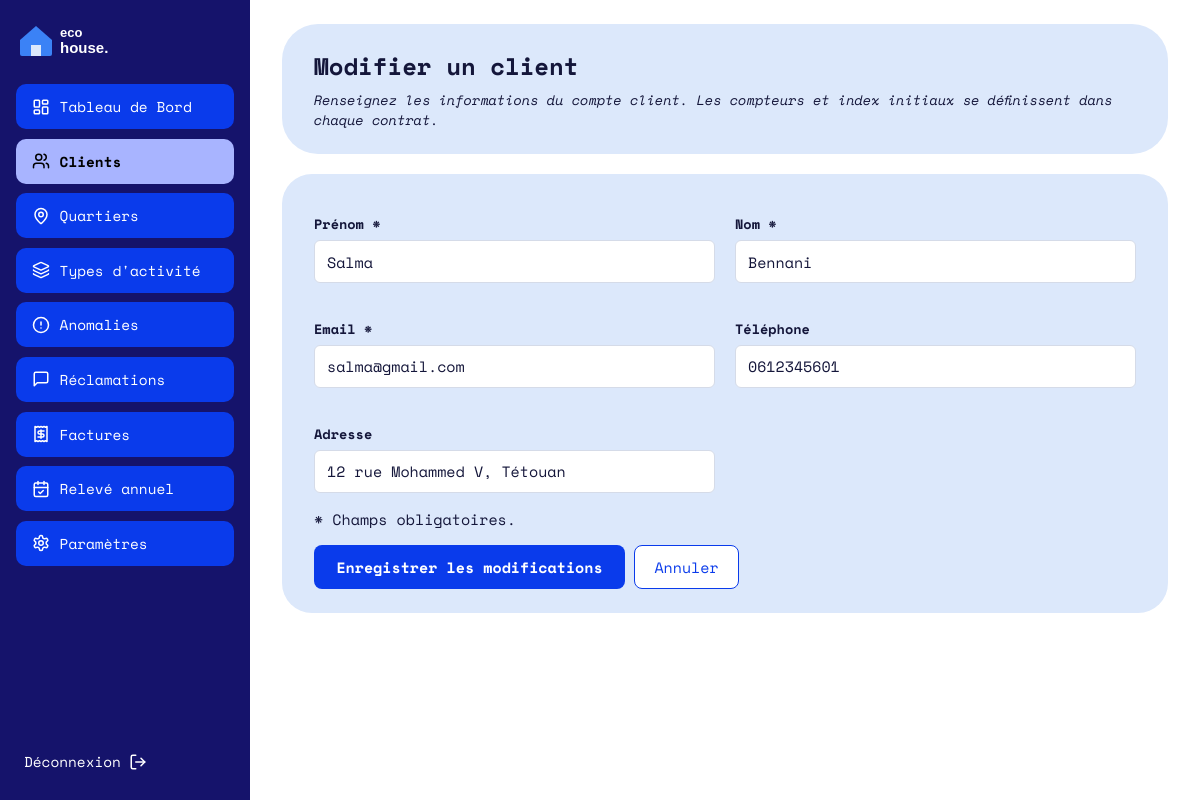
The page /Client/update/1 (signed in) on the database its author committed.
### tables this page shows
CREATE TABLE `client` (
  `id` int(11) NOT NULL,
  `nom` varchar(100) NOT NULL,
  `prenom` varchar(100) NOT NULL,
  `adresse` varchar(255) DEFAULT NULL,
  `telephone` varchar(20) DEFAULT NULL,
  `email` varchar(150) NOT NULL,
  `mot_de_passe` varchar(255) NOT NULL,
  `date_creation` datetime DEFAULT current_timestamp()
);

### Traitement/Client.php (called while the page is built, shortened)
<?php
function clientUpdate(int $id): void
{
    $client = bdClientOne($id);
    $donnees = clientDonneesFormulaire($client);
    $erreurs = [];
    $donnees['id'] = $id;
    afficherVue('client/form.php', [
        'titre'   => 'Modifier un client',
        'client'  => $donnees,
        'clientId' => $id,
        'erreurs' => $erreurs,
        'mode'    => 'update',
    ]);
}
function clientDonneesFormulaire(array $client = []): array
{
    $champs = [
        'nom', 'prenom', 'adresse', 'telephone', 'email',
    ];
    $donnees = array_fill_keys($champs, '');
    foreach ($champs as $champ) {
        if (isset($client[$champ])) {
            $donnees[$champ] = (string) $client[$champ];
        }
    }
    $donnees['mot_de_passe'] = '';
    return $donnees;
}

### index.php (called while the page is built, shortened)
<?php
require_once __DIR__ . '/BD/Connexion.php';
require_once __DIR__ . '/Traitement/Auth.php';
$url      = trim((string) ($_GET['url'] ?? ''), '/');
$segments = $url === '' ? ['Auth', 'login'] : explode('/', $url);
$entite = ucfirst(strtolower($segments[0]));
$action = strtolower($segments[1] ?? '');
$param  = $segments[2] ?? null;
$fonction = (PREFIXES[$entite] ?? strtolower($entite)) . ucfirst($action);
$rf   = new ReflectionFunction($fonction);
$args = [];
if ($rf->getNumberOfParameters() >= 1) {
    $type = $rf->getParameters()[0]->getType();
    if ($type instanceof ReflectionNamedType && $type->getName() === 'int') {
        $args[] = (int) $param;
    } elseif ($param !== null) {
        $args[] = preg_match('/^[a-z0-9_-]+$/i', $param) ? $param : '';
    }
} elseif ($param !== null) {
    afficher404();
}
$fonction(...$args);

### BD/Connexion.php (called while the page is built, shortened)
<?php
function getConnexion(): PDO
{
    static $pdo = null;
    $hote = 'localhost';
    $base = 'gestion_factures';
    $user = 'root';
    $mdp  = '';
    try {
        $pdo = new PDO("mysql:host=$hote;dbname=$base;charset=utf8mb4", $user, $mdp, [
            PDO::ATTR_ERRMODE            => PDO::ERRMODE_EXCEPTION,
            PDO::ATTR_DEFAULT_FETCH_MODE => PDO::FETCH_ASSOC,
            PDO::ATTR_EMULATE_PREPARES   => false,
        ]);
    } catch (PDOException $e) {
        http_response_code(500);
        exit('Connexion à la base impossible : MySQL est-il démarré et la base gestion_factures importée ?');
    }
    return $pdo;
}

### BD/Clients.php (called while the page is built, shortened)
<?php
function bdClientOne(int $id): array
{
    $sql = 'SELECT id, nom, prenom, adresse, telephone, email, date_creation
            FROM client
            WHERE id = ?';
    $st = getConnexion()->prepare($sql);
    $st->execute([$id]);
    return $st->fetch() ?: [];
}

### IHM/client/form.php (the view, shortened to what this page needs)
<?php
$e = fn($valeur) => htmlspecialchars((string) $valeur, ENT_QUOTES, 'UTF-8');
$modification = $mode === 'update';
$action = $modification
    ? BASE_URL . 'Client/update/' . (int) $clientId
    : BASE_URL . 'Client/add';
?>
<header class="carte carte-titre">
  <div>
    <h1><?= $modification ? 'Modifier un client' : 'Ajouter un client' ?></h1>
    <p class="sous-titre">
      Renseignez les informations du compte client.
      Les compteurs et index initiaux se définissent dans chaque contrat.
    </p>
  </div>
</header>
<form class="carte formulaire" method="post" action="<?= $e($action) ?>">
  <div class="grille-2">
    <div>
      <label for="prenom">Prénom *</label>
      <input class="champ" type="text" id="prenom" name="prenom" maxlength="100" required value="<?= $e($client['prenom']) ?>">
    </div>
    <div>
      <label for="nom">Nom *</label>
      <input class="champ" type="text" id="nom" name="nom" maxlength="100" required value="<?= $e($client['nom']) ?>">
    </div>
    <div>
      <label for="email">Email *</label>
      <input class="champ" type="email" id="email" name="email" maxlength="150" required value="<?= $e($client['email']) ?>">
    </div>
    <div>
      <label for="telephone">Téléphone</label>
      <input class="champ" type="tel" id="telephone" name="telephone" maxlength="20" value="<?= $e($client['telephone']) ?>">
    </div>
    <div>
      <label for="adresse">Adresse</label>
      <input class="champ" type="text" id="adresse" name="adresse" maxlength="255" value="<?= $e($client['adresse']) ?>">
    </div>
  </div>
  <p>* Champs obligatoires.</p>
  <button class="btn-principal" type="submit"><?= $modification ? 'Enregistrer les modifications' : 'Créer le client' ?></button>
  <a class="btn-secondaire" href="<?= BASE_URL ?>Client/all">Annuler</a>
</form>

### assets/css/style.css (style rules this page uses)
:root { --marine:#15136B; --bleu:#0A3BEB; --bleu-clair:#A8B4FF; --carte:#DCE8FB; --cercle:#5B6CF5; --bordure:#D5DBE8; --filet:#8B93AA; --texte:#14163A; }
* { box-sizing:border-box }
body { margin:0;font-family:"Space Mono",ui-monospace,Consolas,monospace;color:var(--texte);background:#fff;font-size:15px }
h1,h2,h3 { margin:0;font-weight:700 }
a { color:var(--bleu) }
.carte { background:var(--carte);border-radius:30px;padding:1.5rem 2rem;margin-bottom:1.25rem }
.carte-titre { border-radius:36px;display:flex;align-items:center;justify-content:space-between;gap:1rem }
.carte-titre h1 { font-size:1.5rem;display:flex;align-items:center;gap:.6rem }
.sous-titre { margin:.4rem 0 0;font-style:italic;font-size:.85rem }
.grille-2 { display:grid;grid-template-columns:1fr 1fr;gap:1.25rem }
.btn-principal { display:inline-block;background:var(--bleu);color:#fff;font:inherit;font-weight:700;border:0;border-radius:8px;padding:.7rem 1.4rem;cursor:pointer;text-decoration:none }
.btn-secondaire { display:inline-block;background:#fff;color:var(--bleu);font:inherit;border:1px solid var(--bleu);border-radius:8px;padding:.6rem 1.2rem;cursor:pointer;text-decoration:none }
.formulaire label { display:block;margin:1rem 0 .35rem;font-weight:700;font-size:.85rem }
.champ,.formulaire input:not([type=checkbox]):not([type=radio]):not([type=file]),.formulaire select,.formulaire textarea { width:100%;background:#fff;border:1px solid var(--bordure);border-radius:6px;padding:.6rem .75rem;font:inherit;color:var(--texte) }
.champ::placeholder,.formulaire input::placeholder,.formulaire textarea::placeholder { color:#9aa1b5 }

### rows shown on the page
client: prenom "Salma", nom "Bennani", email "salma@gmail.com", telephone "0612345601", adresse "12 rue Mohammed V, Tétouan"

### other values the page prints
$libelle "Tableau de Bord"
$libelle "Clients"
$libelle "Quartiers"
$libelle "Types d'activité"
$libelle "Anomalies"
$libelle "Réclamations"
$libelle "Factures"
$libelle "Relevé annuel"
$libelle "Paramètres"
